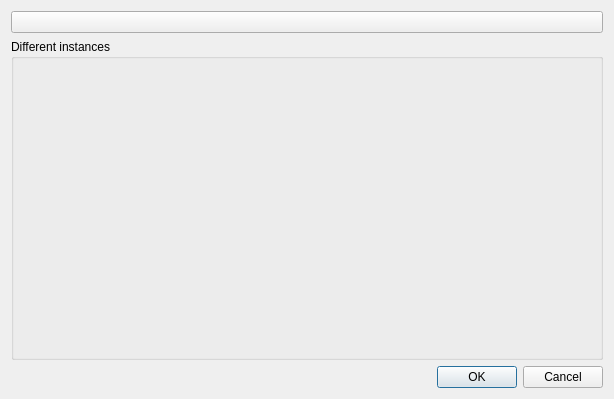
<?xml version="1.0" encoding="UTF-8"?>
<ui version="4.0">
 <class>MassReplaceDialog</class>
 <widget class="QDialog" name="MassReplaceDialog">
  <property name="geometry">
   <rect>
    <x>0</x>
    <y>0</y>
    <width>614</width>
    <height>399</height>
   </rect>
  </property>
  <property name="windowTitle">
   <string>Multiple color changer</string>
  </property>
  <layout class="QVBoxLayout" name="verticalLayout">
   <item>
    <widget class="QPushButton" name="pushButton">
     <property name="text">
      <string/>
     </property>
    </widget>
   </item>
   <item>
    <widget class="QGroupBox" name="groupBox">
     <property name="title">
      <string>Different instances</string>
     </property>
     <layout class="QVBoxLayout" name="findList"/>
    </widget>
   </item>
   <item>
    <widget class="QDialogButtonBox" name="buttonBox">
     <property name="orientation">
      <enum>Qt::Horizontal</enum>
     </property>
     <property name="standardButtons">
      <set>QDialogButtonBox::Cancel|QDialogButtonBox::Ok</set>
     </property>
    </widget>
   </item>
  </layout>
 </widget>
 <resources/>
 <connections>
  <connection>
   <sender>buttonBox</sender>
   <signal>accepted()</signal>
   <receiver>MassReplaceDialog</receiver>
   <slot>accept()</slot>
   <hints>
    <hint type="sourcelabel">
     <x>248</x>
     <y>254</y>
    </hint>
    <hint type="destinationlabel">
     <x>157</x>
     <y>274</y>
    </hint>
   </hints>
  </connection>
  <connection>
   <sender>buttonBox</sender>
   <signal>rejected()</signal>
   <receiver>MassReplaceDialog</receiver>
   <slot>reject()</slot>
   <hints>
    <hint type="sourcelabel">
     <x>316</x>
     <y>260</y>
    </hint>
    <hint type="destinationlabel">
     <x>286</x>
     <y>274</y>
    </hint>
   </hints>
  </connection>
 </connections>
</ui>
